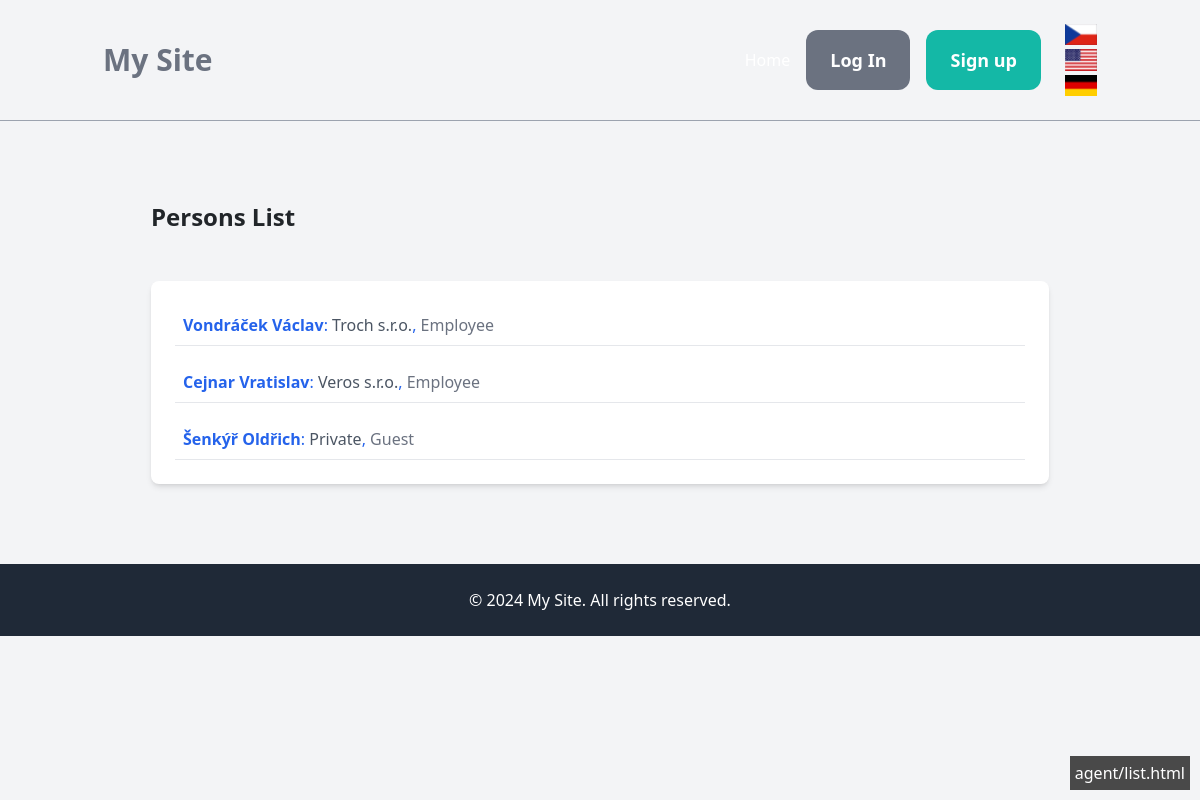
The page /en/agent/list/ on the database its author committed.
### agent/models.py (models this page shows, shortened)
class Person(models.Model):
    class Meta:
        verbose_name = _("Person")
        verbose_name_plural = _("Persons")
    TITLE_BEFORE_CHOICES = [
        ('Bc.', _('Bc.')),
        ('BcA.', _('BcA.')),
        ('RNDr.', _('RNDr.')),
        ('MUDr.', _('MUDr.')),
        ('JUDr.', _('JUDr.')),
        ('PhDr.', _('PhDr.')),
        ('Ing.', _('Ing.')),
        ('Mgr..', _('Mgr.')),
    ]
    TITLE_AFTER_CHOICES = [
        ('DiS.', _('DiS.')),
        ('MBA', _('MBA')),
        ('LL.M.', _('LL.M.')),
        ('CSc.', _('CSc.')),
        ('DrSc.', _('DrSc.')),
        ('Ph.D.', _('Ph.D.')),
    ]
    ROLE_CHOICES = [
        (1, _('Employee')),
        (2, _('Guest')),
        (3, _('Contractor')),
        (4, _('Supplier')),
        (5, _('Customer')),
        (6, _('Other')),
    ]
    unique_id = models.CharField(max_length=20, unique=True, editable=False)
    display_name = models.CharField(max_length=25, default="Alias", verbose_name=_("Alias"))
    first_name = models.CharField(max_length=25, default="Nomen", verbose_name=_("First Name"))
    last_name = models.CharField(max_length=25, default="Omen", verbose_name=_("Last Name"))
    organization = models.CharField(max_length=100, verbose_name=_("Organization"))
    role = models.IntegerField(choices=ROLE_CHOICES, default=6, verbose_name=_("Role"))
    title_before = models.CharField(max_length=10, choices=TITLE_BEFORE_CHOICES, blank=True, verbose_name=_("Title Before"))
    title_after = models.CharField(max_length=10, choices=TITLE_AFTER_CHOICES, blank=True, verbose_name=_("Title After"))

### agent/views.py (the view)
# urls.py: path('list/', persons_list, name='persons_list'),
def persons_list(request):
    persons = Person.objects.all()
    context = {
        'template_name': 'agent/list.html',  # Přidání názvu šablony
        'persons': persons,
        'title': _("Persons List"),  # Přidání překladu pro titulek
    }
    return render(request, 'agent/list.html', context)

### agent/templates/agent/list.html
{% extends 'core/base.html' %}
{% load i18n %}
{% block content %}
    <div class="bg-gray-100 p-5">
        <h1 class="text-2xl font-bold mb-5">{% trans "Persons List" %}  </h1>
        <div class="bg-white shadow-md rounded-lg p-6">
            <ul class="space-y-4">
                {% for person in persons %}
                    <li class="flex justify-between items-center p-2 border-b hover:bg-gray-100">
                        <a href="{% url 'agent:person_detail' person.pk %}" class="flex-1 text-left text-blue-600 hover:underline">
                            <span class="font-semibold">{{ person.last_name }} {{ person.first_name }}</span>:
                            <span class="text-gray-600">{{ person.organization }}</span>,
                            <span class="text-gray-500">{{ person.get_role_display }}</span>
                        </a>
                    </li>
                {% empty %}
                    <li class="p-4 text-center text-gray-500">{% trans "No persons found." %}</li>
                {% endfor %}
            </ul>
        </div>
    </div>
    {% if debug %}
        <div style="position: fixed; bottom: 10px; right: 10px; background-color: rgba(0, 0, 0, 0.7); color: white; padding: 5px;">
            {{ template_name }}
        </div>
    {% endif %}
{% endblock %}

### rows shown on the page
Person: last_name "Vondráček", first_name "Václav", organization "Troch s.r.o.", role "Employee"
Person: last_name "Cejnar", first_name "Vratislav", organization "Veros s.r.o.", role "Employee"
Person: last_name "Šenkýř", first_name "Oldřich", organization "Private", role "Guest"

### other values the page prints
{{ template_name }} "agent/list.html"
